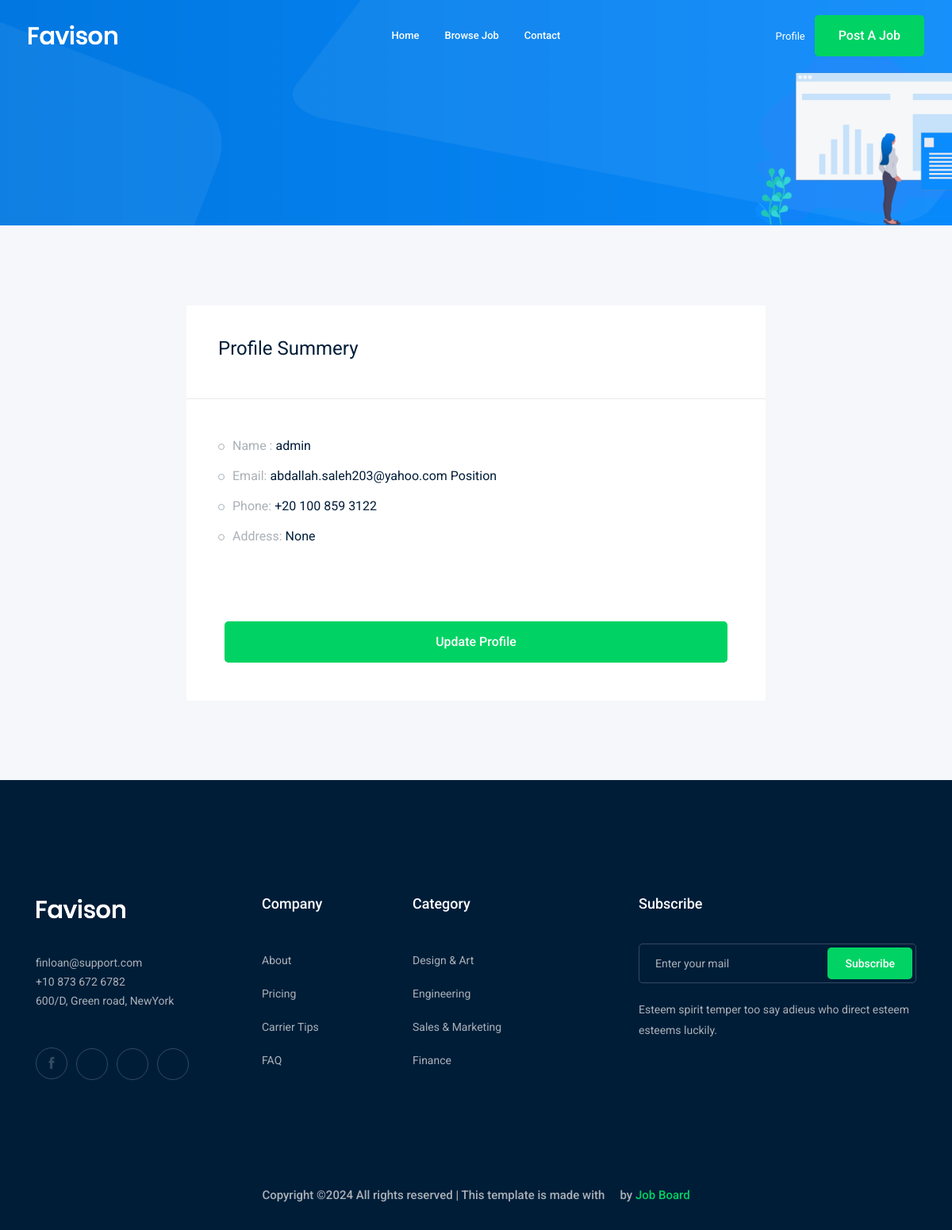
/accounts/profile/ (signed in), run on an earlier commit of the app's database.
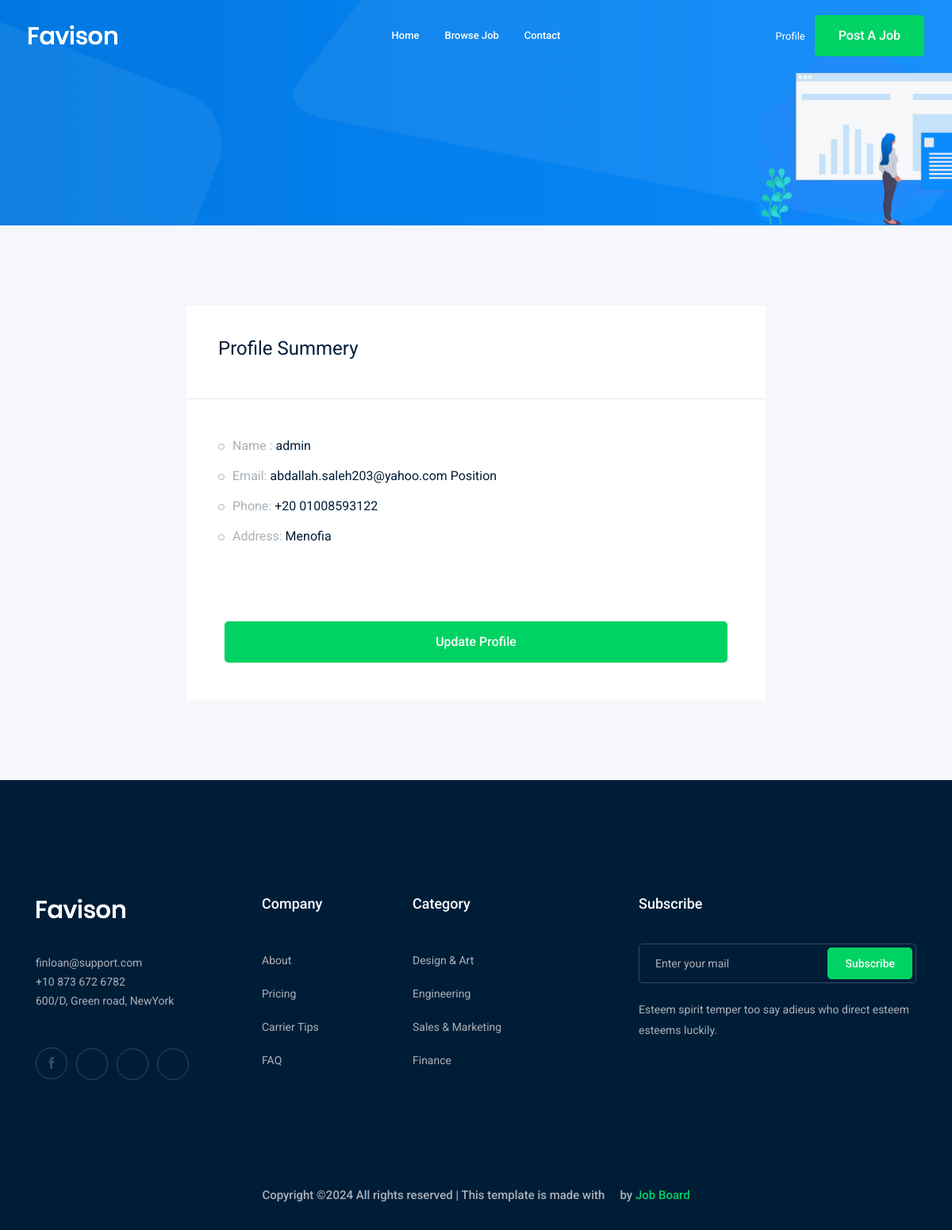
And on a later commit of the database.
### accounts/models.py (models this page shows, shortened)
class Profile(models.Model):
    user = models.OneToOneField(User, on_delete=models.CASCADE)
    city= models.ForeignKey('City',related_name='user_city',on_delete=models.CASCADE, blank=True, null=True)
    phone_number = models.CharField(max_length=15)
    image = models.ImageField(upload_to='profile/')

class City(models.Model):
    name = models.CharField(max_length=100)
    def __str__(self):
        return self.name

### accounts/views.py (the view)
# urls.py: path('profile/',views.profile ,name='profile'),
def profile(request):
    profile = Profile.objects.get(user=request.user)
    return render(request,'accounts/profile.html',{'profile':profile})

### accounts/templates/accounts/profile.html (shortened to what this page needs)
{% extends "base.html" %}
{% load bootstrap4 %}
{% block content %}
    <div class="bradcam_area bradcam_bg_1">
        <div class="container">
            <div class="row">
                <div class="col-xl-12">
                </div>
            </div>
        </div>
    </div>
    <div class="job_details_area">
        <div class="container">
            <div class="row">
                <div class="col-lg-8 mx-auto ">
                    <div class="job_sumary">
                        <div class="summery_header">
                            <h3>Profile Summery</h3>
                        </div>
                        <div class="job_content">
                            <ul>
                                <li>Name : <span>{{profile.user}}</span></li>
                                <li>Email: <span>{{ profile.user.email }} Position</span></li>
                                <li>Phone: <span> +20 {{ profile.phone_number}} </span></li>
                                <li>Address: <span>{{profile.city}}</span></li>
                            </ul>
                        </div>
                        <div class="p-5">
                            <a class="boxed-btn3 w-100" href="{% url 'accounts:profile_edit' %}">Update Profile</a>
                        </div>
                    </div>
                </div>
            </div>
        </div>
    </div>
{% endblock %}

What changed in the data, as far as the page shows it:
changed Profile "admin": phone_number "100 859 3122" → "01008593122"; city "None" → "Menofia"
